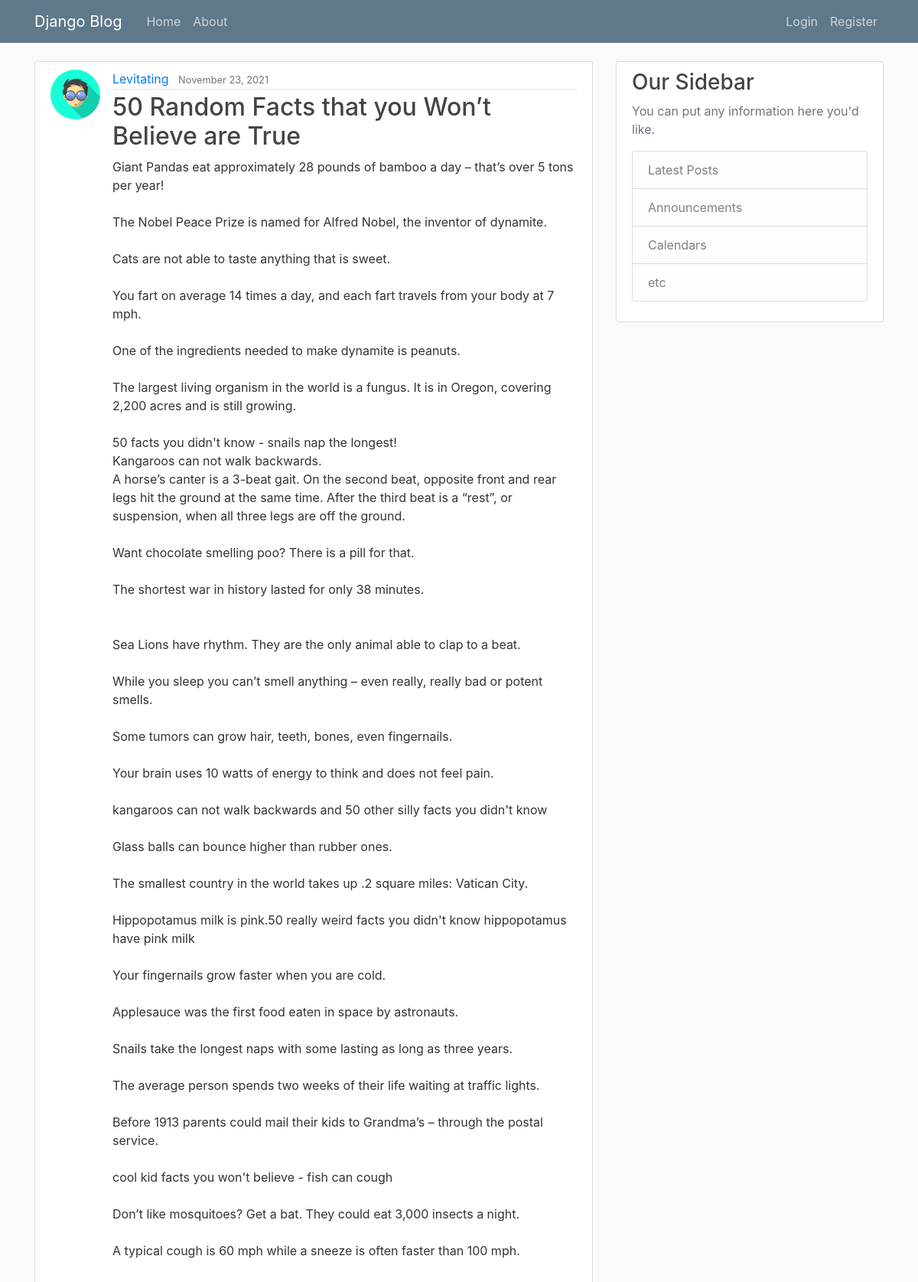
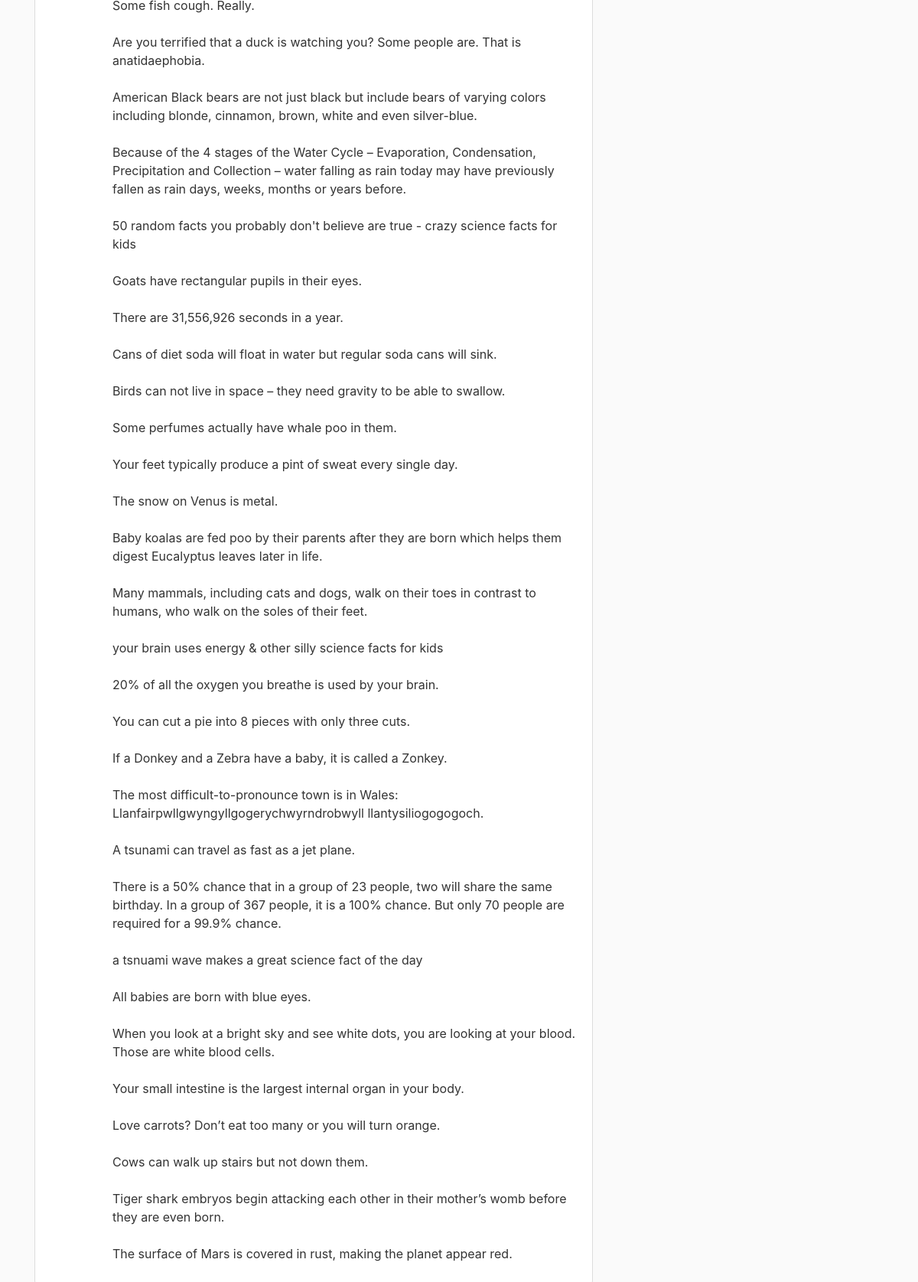
The app's page /post/14/ with its own data (2 pictures, top to bottom).
### blog/models.py (models this page shows, shortened)
class Post(models.Model):
    title = models.CharField(max_length=100)
    Content = models.TextField()
    date_posted = models.DateTimeField(default = timezone.now)
    author = models.ForeignKey(User, on_delete=models.CASCADE)

### users/models.py (models this page shows, shortened)
class Profile(models.Model):
    user = models.OneToOneField(User, on_delete=models.CASCADE)
    image = models.ImageField(default = 'default.jpg', upload_to = 'profile_pics')

### blog/views.py (the view)
# urls.py: path('post/<int:pk>/', PostDetailView.as_view(), name='post-detail'),
class PostDetailView(DetailView):
    model = Post

### blog/templates/blog/post_detail.html (shortened to what this page needs)
{% extends "blog/base.html" %}
{% block content %}
  <article class="media content-section">
    <img class="rounded-circle article-img" src="{{ object.author.profile.image.url }}">
    <div class="media-body">
      <div class="article-metadata">
        <a class="mr-2" href="#">{{ object.author }}</a>
        <small class="text-muted">{{ object.date_posted|date:"F d, Y" }}</small>
      </div>
      <h2 class="article-title">{{ object.title }}</h2>
      <p class="article-content">{{ object.Content }}</p>
    </div>
  </article>
{% endblock content %}

### blog/static/blog/main.css (style rules this page uses)
body { background: #fafafa; color: #333333; margin-top: 5rem; }
h1, h2, h3, h4, h5, h6 { color: #444444; }
.content-section { background: #ffffff; padding: 10px 20px; border: 1px solid #dddddd; border-radius: 3px; margin-bottom: 20px; }
.article-title { color: #444444; }
.article-content { white-space: pre-line; }
.article-img { height: 65px; width: 65px; margin-right: 16px; }
.article-metadata { padding-bottom: 1px; margin-bottom: 4px; border-bottom: 1px solid #e3e3e3 }

### records on screen
Post: author.profile.image (picture), author "Levitating", date_posted "November 23, 2021", title "50 Random Facts that you Won’t Believe are True", Content "Giant Pandas eat approximately 28 pounds of bamboo a day – that’s over 5 tons per year! The Nobel Peace Prize is named for Alfred Nobel, the inventor of dynamite. Cats are not able to taste anything that is sweet. You fart on average 14 times a day, and each fart travels from your body at 7 mph. One of the ingredients needed to make dynamite is peanuts. The largest living organism in the world is a fungus. It is in Oregon, covering 2,200 acres and is still growing. 50 facts you didn't know - snails nap the longest! Kangaroos can not walk backwards. A horse’s canter is a 3-beat gait. On the second beat, opposite front and rear legs hit the ground at the same time. After the third beat is a…"
